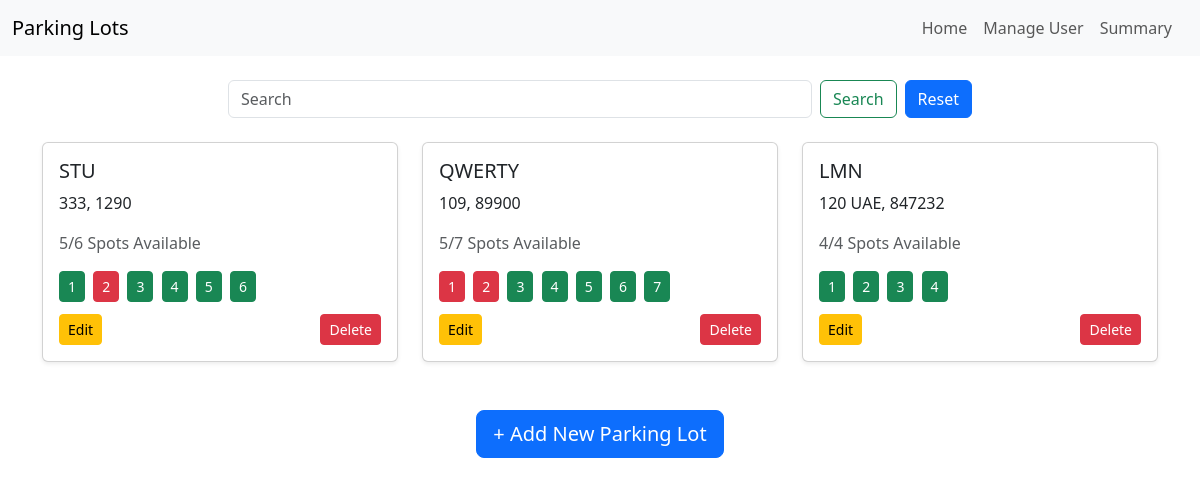
Screenshot of /parking (signed in) with the database file from the repository.
### app.py (models this page shows)
class Parking(db.Model):
    __tablename__ = 'parking'
    id = db.Column(db.Integer, primary_key=True)
    prime_location_name = db.Column(db.String(20), unique=True, nullable=False)
    address = db.Column(db.String(20), nullable=False)
    pin_code = db.Column(db.String(20), nullable=False)
    price = db.Column(db.Float, nullable=False)
    number_of_spots = db.Column(db.Integer, nullable=False)
    spots = db.relationship('ParkingSpot', back_populates='parking',cascade='all, delete-orphan')

class ParkingSpot(db.Model):
    __tablename__ = 'parking_spot'
    id = db.Column(db.Integer, primary_key=True)
    parking_id = db.Column(db.Integer, db.ForeignKey('parking.id'), nullable=False)
    spot_number = db.Column(db.Integer, nullable=False)
    status = db.Column(db.String(20), nullable=False,default='A')
    parking = db.relationship('Parking', back_populates='spots')
    bookings = db.relationship('Booking', back_populates='spot',cascade='all, delete-orphan')

### app.py (the view)
@app.route('/parking', methods=['GET', 'POST'])
def parking():
    if 'username' not in session:
        return redirect(url_for('login'))
    parkings = Parking.query.all()
    available_counts = {}
    for parking in parkings:
        valid_spots = ParkingSpot.query.filter(
            ParkingSpot.parking_id == parking.id,
            ParkingSpot.status == 'A',
            ParkingSpot.spot_number <= parking.number_of_spots
        ).all()
        available_counts[parking.id] = len(valid_spots)
    return render_template('parking.html', parkings=parkings, available_counts=available_counts)

### templates/parking.html (shortened to what this page needs)
<!DOCTYPE html>
<html lang="en">
<head>
  <link href="https://cdn.jsdelivr.net/npm/bootstrap@5.3.3/dist/css/bootstrap.min.css" rel="stylesheet">
</head>
<body>
<nav class="navbar navbar-expand-lg navbar-light bg-light">
  <div class="container-fluid">
    <span class="navbar-brand mb-0 h5">Parking Lots</span>
    <div class="d-flex ms-auto">
      <ul class="navbar-nav me-2 mb-2 mb-lg-0">
        <li class="nav-item">
          <a class="nav-link" href="/admin">Home</a>
        </li>
        <li class="nav-item">
          <a class="nav-link" href="/admin_user">Manage User</a>
        </li>
        <li class="nav-item">
          <a class="nav-link" href="/summary">Summary</a>
        </li>
      </ul>
    </div>
  </div>
</nav>
<div class="container mt-4">
  <div class="mb-4">
    <div class="col-md-8 mx-auto">
      <form class="d-flex" method="GET" action="/search">
        <input class="form-control me-2" type="search" placeholder="Search" name="query">
        <button class="btn btn-outline-success" type="submit">Search</button>
        <a href="/parking" class="btn btn-primary ms-2">Reset</a>
      </form>
    </div>
  </div>
  <div class="row row-cols-1 row-cols-md-2 row-cols-lg-3 g-4">
    {% for parking in parkings %}
    <div class="col">
      <div class="card shadow-sm h-100">
        <div class="card-body d-flex flex-column justify-content-between">
          <div>
            <h5 class="card-title">{{ parking.prime_location_name }}</h5>
            <p class="card-text">{{ parking.address }}, {{ parking.pin_code }}</p>
            <p class="text-muted">{{ available_counts[parking.id] }}/{{ parking.number_of_spots }} Spots Available</p>
          </div>
          <div class="mb-2">
            {% for spot in parking.spots if spot.spot_number <= parking.number_of_spots %}
            <button
              type="button"
              class="btn btn-sm me-1 mb-1
                {% if spot.status == 'O' %}
                  btn-danger
                {% else %}
                  btn-success
                {% endif %}"
              data-bs-toggle="modal"
              data-bs-target="#spotModal{{ spot.id }}"
              title="View Spot {{ spot.spot_number }}">
              <span>{{ spot.spot_number }}</span>
            </button>
            {% endfor %}
          </div>
          <div class="mt-auto d-flex justify-content-between">
            <a href="/edit_parking/{{ parking.id }}" class="btn btn-sm btn-warning">Edit</a>
            <form action="/delete_parking/{{ parking.id }}" method="POST" class="d-inline" onsubmit="return confirm('Are you sure you want to delete this parking lot?')">
              <button type="submit" class="btn btn-sm btn-danger">Delete</button>
            </form>
          </div>
        </div>
      </div>
    </div>
    {% endfor %}
  </div>
  <div class="text-center mt-5">
    <a href="/add_parking" class="btn btn-primary btn-lg">+ Add New Parking Lot</a>
  </div>
</div>
</body>
</html>

### rows the page displays
Parking: prime_location_name "STU", address "333", pin_code "1290", available_counts "5", number_of_spots "6"
ParkingSpot: spot_number "1"
ParkingSpot: spot_number "2"
ParkingSpot: spot_number "3"
ParkingSpot: spot_number "4"
ParkingSpot: spot_number "5"
ParkingSpot: spot_number "6"
Parking: prime_location_name "QWERTY", address "109", pin_code "89900", available_counts "5", number_of_spots "7"
ParkingSpot: spot_number "1"
ParkingSpot: spot_number "2"
ParkingSpot: spot_number "3"
ParkingSpot: spot_number "4"
ParkingSpot: spot_number "5"
ParkingSpot: spot_number "6"
ParkingSpot: spot_number "7"
Parking: prime_location_name "LMN", address "120 UAE", pin_code "847232", number_of_spots "4"
ParkingSpot: spot_number "1"
ParkingSpot: spot_number "2"
ParkingSpot: spot_number "3"
ParkingSpot: spot_number "4"
